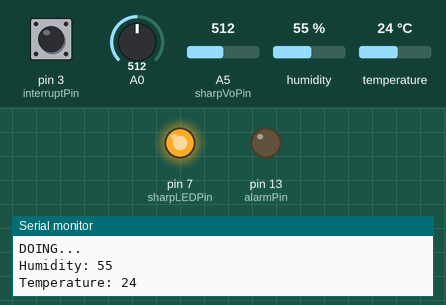
Simulated run of this sketch. Board: Arduino Uno, built with avr-gcc and run on an emulated ATmega328P. Shown: output pins drawn as LEDs (lit = HIGH), the last lines printed to the serial monitor. The test bench sets the inputs (shaded band); at power-on: pin 3 (interruptPin) LOW, A0 = 512, A5 (sharpVoPin) = 512, humidity 55 %, temperature 24 °C. No radio packets arrive unless stated.

Above: at 6.1 s.
At 11.05 s:
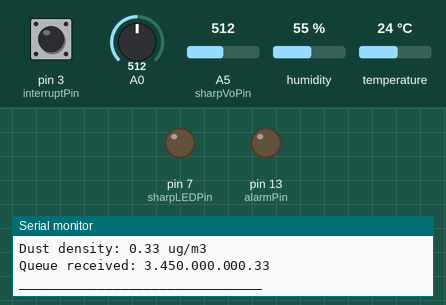
Timing chart, 0 to 13.9 s (numbered marks = the images above):
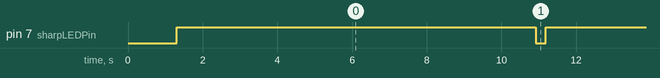

Measured:
- by itself, pin 7 (sharpLEDPin): alternates HIGH for 9.6 s and LOW for 0.27 s

The sketch:

TK_HTN.ino
```cpp
#include <Arduino_FreeRTOS.h>
#include <queue.h>
#include <semphr.h>
#include <dht11.h>
#include <SPI.h>
#include <LoRa.h>
#include <string.h>

dht11 DHT;
#define DHT11_PIN 4
#define alarmPin 13
#define interruptPin 3
#define USE_AVG
#define sharpLEDPin  7   //sensor LED.
#define sharpVoPin   A5   //sensor Vo.
#define N 100
static unsigned long VoRawTotal = 0;
static int VoRawCount = 0;
static float Voc = 0.6;
const float K = 0.5;

const TickType_t xTicksToWait = 100 / portTICK_PERIOD_MS;


SemaphoreHandle_t xSerialSemaphore;
SemaphoreHandle_t xBinarySemaphore;

QueueHandle_t xQueue;
QueueHandle_t xQueue2;


void TaskDHT11( void *pvParameters );
void TaskMQ9( void *pvParameters );
void TaskDUST( void *pvParameters );
void TaskLORA( void *pvParameters);
void TaskAlarm(void *pvParameters);
// void TaskLCD( void *pvParameters );
void TaskDEBUG( void *pvParameters );

static void vHandlerTask( void *pvParameters );
static void vExampleInterruptHandler( void ); // ISR
boolean state = false;
void setup() {
  pinMode(sharpLEDPin, OUTPUT);

  Serial.begin(9600);
  pinMode(9, OUTPUT);
  LoRa.setPins(53, 9, 2);
  vSemaphoreCreateBinary( xBinarySemaphore );

  pinMode(alarmPin, OUTPUT);
  pinMode(interruptPin, INPUT);
  attachInterrupt(digitalPinToInterrupt(interruptPin), vExampleInterruptHandler, CHANGE);

  //SPI.beginTransaction(SPISettings(8000000, MSBFIRST, SPI_MODE0));  Serial.println("LoRa Sender");

  // lcd.begin(20,4);
  // lcd.setCursor(0,0);
  // lcd.print("Temperature: "); //13
  // lcd.setCursor(0,1);
  // lcd.print("Humidity: ");
  // lcd.setCursor(0,2);
  // lcd.print("CO: ");
  // lcd.setCursor(0,3);
  // lcd.print("Dust density: doing");

  while (!Serial);

  if ( xSerialSemaphore == NULL )
  {
    xSerialSemaphore = xSemaphoreCreateMutex();
      xSemaphoreGive( ( xSerialSemaphore ) );
  }

  if (!LoRa.begin(433E6)) {
    Serial.println("Starting LoRa failed!");
    while (1);
  }
  delay(1000);

  LoRa.setSpreadingFactor(8);
  LoRa.setSignalBandwidth(62.5E3);
  LoRa.crc();

  xQueue = xQueueCreate( 3, sizeof( float ) );
  xQueue2 = xQueueCreate( 1, sizeof( float ) );

  if ( xQueue != NULL ) {
    xTaskCreate(
      TaskMQ9
      ,  (const portCHAR *) "ReadMQ9"
      ,  200
      ,  NULL
      ,  1
      ,  NULL );

    xTaskCreate(
      TaskDHT11
      ,  (const portCHAR *)"ReadDHT11"
      ,  200
      ,  NULL
      ,  2
      ,  NULL );
    xTaskCreate(
      TaskDUST
      ,  (const portCHAR *) "ReadDustSensor"
      ,  1000
      ,  NULL
      ,  3
      ,  NULL );

    xTaskCreate(
      TaskLORA
      ,  (const portCHAR *) "Lora"
      ,  200
      ,  NULL
      ,  4
      ,  NULL );
//        xTaskCreate(
      // TaskAlarm
      // ,  (const portCHAR *) "Alarm"
      // ,  200
      // ,  NULL
      // ,  6
      // ,  NULL );

    xTaskCreate(  vHandlerTask, "Handler", 200, NULL, 5, NULL );
    // xTaskCreate(
    //     TaskLCD
    //     ,  (const portCHAR *) "DisplayLCD"
    //     ,  128  // Stack size
    //     ,  NULL
    //     ,  2  // Priority
    //     ,  NULL );

    // xTaskCreate(
    //   TaskDEBUG
    //   ,  (const portCHAR *) "Debug"
    //   ,  128  // Stack size
    //   ,  NULL
    //   ,  3  // Priority
    //   ,  NULL );

    }
  else
  {
    /* The queue could not be created. */
  }
}

void loop()
{
}


void TaskDHT11( void *pvParameters  )
{
  TickType_t xLastWakeTime;
  portBASE_TYPE xStatus;
  xLastWakeTime = xTaskGetTickCount();
  for (;;)
  {
    int chk = DHT.read(DHT11_PIN);

    // lcd.setCursor(13,0);
    // lcd.print(DHT.temperature);
    // lcd.setCursor(13,1);
    // lcd.print(DHT.humidity);
    if ( xSemaphoreTake( xSerialSemaphore, ( TickType_t ) 5 ) == pdTRUE )
    {
      // Serial.print("DHT11, \tSTATUS: ");
      switch (chk) {
        case DHTLIB_OK:
          Serial.println("DOING...\t");
          break;
        case DHTLIB_ERROR_CHECKSUM:
          Serial.println("Checksum error,\t");
          break;
        case DHTLIB_ERROR_TIMEOUT:
          Serial.println("Time out error,\t");
          break;
        default:
          Serial.println("Unknown error,\t");
          break;
      }
      // Serial.print("xLastWakeTime DHT: ");
      // Serial.println(xLastWakeTime);
      Serial.print("Humidity: ");
      Serial.println(DHT.humidity);
      Serial.print("Temperature: ");
      Serial.println(DHT.temperature);
      // Serial.println("FUCKING DHT_____");
      xStatus = xQueueSendToBack( xQueue, &DHT.humidity, 0 );
      xStatus = xQueueSendToBack( xQueue, &DHT.temperature, 0 );
      if ( xStatus != pdPASS ) Serial.println( "Could not send to the queue" );

      xSemaphoreGive( xSerialSemaphore );
    }

    // vTaskDelay( 10000 / portTICK_PERIOD_MS );
    vTaskDelayUntil( &xLastWakeTime, 625 );
  }
}

void TaskMQ9( void *pvParameters  )
{
  TickType_t xLastWakeTime;
  portBASE_TYPE xStatus;
  xLastWakeTime = xTaskGetTickCount();
  for (;;)
  {
    float sensor_volt;
    float RS_gas; // Get value of RS in a GAS
    float ratio; // Get ratio RS_GAS/RS_air
    int sensorValue = analogRead(A0);
    sensor_volt = (float)sensorValue / 1024 * 5.0;
    RS_gas = (5.0 - sensor_volt) / sensor_volt; // omit *RL
    ratio = RS_gas/0.29;  // ratio = RS/R0 // Unline bro
    // ratio = 11.2;
    /*-----------------------------------------------------------------------*/
    // lcd.setCursor(13,2);
    // lcd.print(ratio);
    if ( xSemaphoreTake( xSerialSemaphore, ( TickType_t ) 5 ) == pdTRUE )
    {
      //    Serial.print("sensor_volt = ");
      //    Serial.println(sensor_volt);
      //    Serial.print("RS_ratio = ");
      //    Serial.println(RS_gas);
      // Serial.print("xLastWakeTime CO: ");
      // Serial.println(xLastWakeTime);
      Serial.print("CO = ");
      Serial.print(ratio);
      Serial.print("\t");
      Serial.println(sensor_volt);

      xStatus = xQueueSendToBack( xQueue, &ratio, 0 );
      if( xStatus != pdPASS ) Serial.println( "Could not send to the queue" );

      xSemaphoreGive( xSerialSemaphore );
    }
    // vTaskDelay( 9000 / portTICK_PERIOD_MS );
    vTaskDelayUntil( &xLastWakeTime, 625 );

  }
}

void TaskDUST( void *pvParameters )
{
  TickType_t xLastWakeTime;
  xLastWakeTime = xTaskGetTickCount();
  portBASE_TYPE xStatus;
  for (;;) {
    // vTaskDelay( 2000 / portTICK_PERIOD_MS );
    digitalWrite(sharpLEDPin, LOW);
    vTaskDelay( 280 / portTICK_PERIOD_MS );
    int VoRaw = analogRead(sharpVoPin);
    digitalWrite(sharpLEDPin, HIGH);
    vTaskDelay( 9620 / portTICK_PERIOD_MS );
    float Vo = VoRaw;
    Vo = Vo / 1024.0 * 5.0; // VOTLS :))
    float dustDensity = 0.17 * Vo - 0.1;
    if ( dustDensity < 0)
    {
      dustDensity = 0.00;
    }

    if ( xSemaphoreTake( xSerialSemaphore, ( TickType_t ) 5 ) == pdTRUE )
    {
      Serial.print("Dust density: ");
      Serial.print(dustDensity);
      Serial.println(" ug/m3");

      xStatus = xQueueSendToBack( xQueue2, &dustDensity, 0 );
      // if( xStatus != pdPASS ) Serial.println( "Could not send to the queue" );

      xSemaphoreGive( xSerialSemaphore );
    }
    // vTaskDelay( 3000 / portTICK_PERIOD_MS );
    // vTaskDelayUntil( &xLastWakeTime, ( 12000 / portTICK_PERIOD_MS ) );
  }
}

void TaskDEBUG( void *pvParameters )
{
  TickType_t xLastWakeTime;
  xLastWakeTime = xTaskGetTickCount();
  for (;;)
  {
    if ( xSemaphoreTake( xSerialSemaphore, ( TickType_t ) 5 ) == pdTRUE )
    {
      Serial.println("DEBUG:)))");
      // Serial.print("Dust density: ");
      // Serial.println(" ug/m3");
      xSemaphoreGive( xSerialSemaphore );
    }
    // vTaskDelay( 2000 / portTICK_PERIOD_MS );
    vTaskDelayUntil( &xLastWakeTime, ( 10000 / portTICK_PERIOD_MS ) );
  }
}

void TaskLORA( void *pvParameters)
{
  String dataPackage = "";
  float h, t, c, dust;
  char* arrData;
  portBASE_TYPE xStatus;
  // const TickType_t xTicksToWait = 100 / portTICK_PERIOD_MS;
  // unsigned portBASE_TYPE check;
  for (;;) // A Task shall never return or exit.
  {
    if ( xSemaphoreTake( xSerialSemaphore, ( TickType_t ) 5 ) == pdTRUE )
    {
      // xStatus = xQueueReceive( xQueue, &h, 0 );
      // if(xStatus == errQUEUE_FULL){
      //   Serial.println("DEBUG:))");
      //  }
      // check = uxQueueMEssagesWaiting (xQueue);

      // switch (uxQueueMessagesWaiting( xQueue )) { // For Debug
      //   case 1:
      //     Serial.println("HERE 1");
      //     break;
      //   case 2:
      //     Serial.println("HERE 2");
      //     break;
      //   case 3:
      //     Serial.println("HERE 3");
      //     break;
      //   case 4:
      //     Serial.println("HERE 4");
      //     break;
      //   default: Serial.println("FULL");
      //     break;
      // }
      if ( uxQueueMessagesWaiting (xQueue) == 3 && uxQueueMessagesWaiting (xQueue2) == 1) {
        // Serial.println("DEBUG:))");
        xStatus = xQueueReceive( xQueue, &h, 0 );
        LoRa.beginPacket();
        LoRa.print('1');
        LoRa.print('\n');
        LoRa.print(h);
        LoRa.print('\n');
        xStatus = xQueueReceive( xQueue, &t, 0 );
        LoRa.print(t);
        LoRa.print('\n');
        xStatus = xQueueReceive( xQueue, &c, 0 );
        LoRa.print(c);
        LoRa.print('\n');
        xStatus = xQueueReceive( xQueue2, &dust, 0 );
        LoRa.print(dust);
        LoRa.print('\n');
        LoRa.endPacket();

        Serial.print("\nQueue received: ");
        Serial.print(h);
        Serial.print(t);
        Serial.print(c);
        Serial.println(dust);
        Serial.println("_______________________________");
        // sprintf(arrData, "%f\n%f\n%f\n%f\n", h, t, c, dust);
//        dataPackage = String(h) + "\n" + String(t) + "\n" + String(c) + "\n" + String(dust) + "\n";
       // Serial.println(dataPackage);

        // float x1 = 38;
        // float x2 = 40;
        // float x3 = 11.2;
        // float x4 = 300.03;
        // dataPackage = String(x1) + "\n" + String(x2) + "\n" + String(x3) + "\n" + String(x4) + "\n";
//         LoRa.beginPacket();
//         LoRa.print("22\n33.3\n11.11\n300.03\n"); //For check Lora send
// //        LoRa.write((float)h);
//         LoRa.endPacket();

      }

      // if( uxQueueMessagesWaiting( xQueue ) != 4 )
      // {
      //   Serial.println( "Queue should have been full!\r\n" );
      // }

      // xStatus = xQueueReceive( xQueue, &h, xTicksToWait );
      // xStatus = xQueueReceive( xQueue, &t, xTicksToWait );
      // xStatus = xQueueReceive( xQueue, &c, xTicksToWait );
      // xStatus = xQueueReceive( xQueue, &dust, xTicksToWait );
      // dataPackage = String(h) + "\n" + String(t) + "\n" + String(c) + "\n" + String(dust) + "\n";
      // Serial.println("_______________________________");
      // Serial.print(h);
      // Serial.print(t);
      // Serial.print(c);
      // Serial.println(dust);
      xSemaphoreGive( xSerialSemaphore );
    }
    vTaskDelay( 1000 / portTICK_PERIOD_MS );
  }
}

static void vHandlerTask( void *pvParameters )
{
  /* Note that when you create a binary semaphore in FreeRTOS, it is ready
  to be taken, so you may want to take the semaphore after you create it
  so that the task waiting on this semaphore will block until given by
  another task. */
  xSemaphoreTake( xBinarySemaphore, 0);

  /* As per most tasks, this task is implemented within an infinite loop. */
  for( ;; )
  {
    /* Use the semaphore to wait for the event.  The semaphore was created
    before the scheduler was started so before this task ran for the first
    time.  The task blocks indefinitely meaning this function call will only
    return once the semaphore has been successfully obtained - so there is no
    need to check the returned value. */
    xSemaphoreTake( xBinarySemaphore, portMAX_DELAY );

    /* To get here the event must have occurred.  Process the event (in this
    case we just print out a message). */
    // Serial.println( "Handler task - Processing event.\r\n" );
      // digitalWrite(alarmPin, state);
    if(state){
        LoRa.beginPacket();
        LoRa.print('0');
        LoRa.endPacket();
        state = false;
    }
  }
}

static void  vExampleInterruptHandler( void ){
  portBASE_TYPE xHigherPriorityTaskWoken;
  xHigherPriorityTaskWoken = pdFALSE;

  /* 'Give' the semaphore to unblock the task. */
  xSemaphoreGiveFromISR( xBinarySemaphore, (signed portBASE_TYPE*)&xHigherPriorityTaskWoken );

  if( xHigherPriorityTaskWoken == pdTRUE )
  {
    /* Giving the semaphore unblocked a task, and the priority of the
    unblocked task is higher than the currently running task - force
    a context switch to ensure that the interrupt returns directly to
    the unblocked (higher priority) task.

    NOTE: The syntax for forcing a context switch is different depending
    on the port being used.  Refer to the examples for the port you are
    using for the correct method to use! */
    // portSWITCH_CONTEXT();
    // for (;;) {

    //   }
    // Serial.println("This is interrupt :)))");
    state = true;
    vPortYield();
  }
}
```
